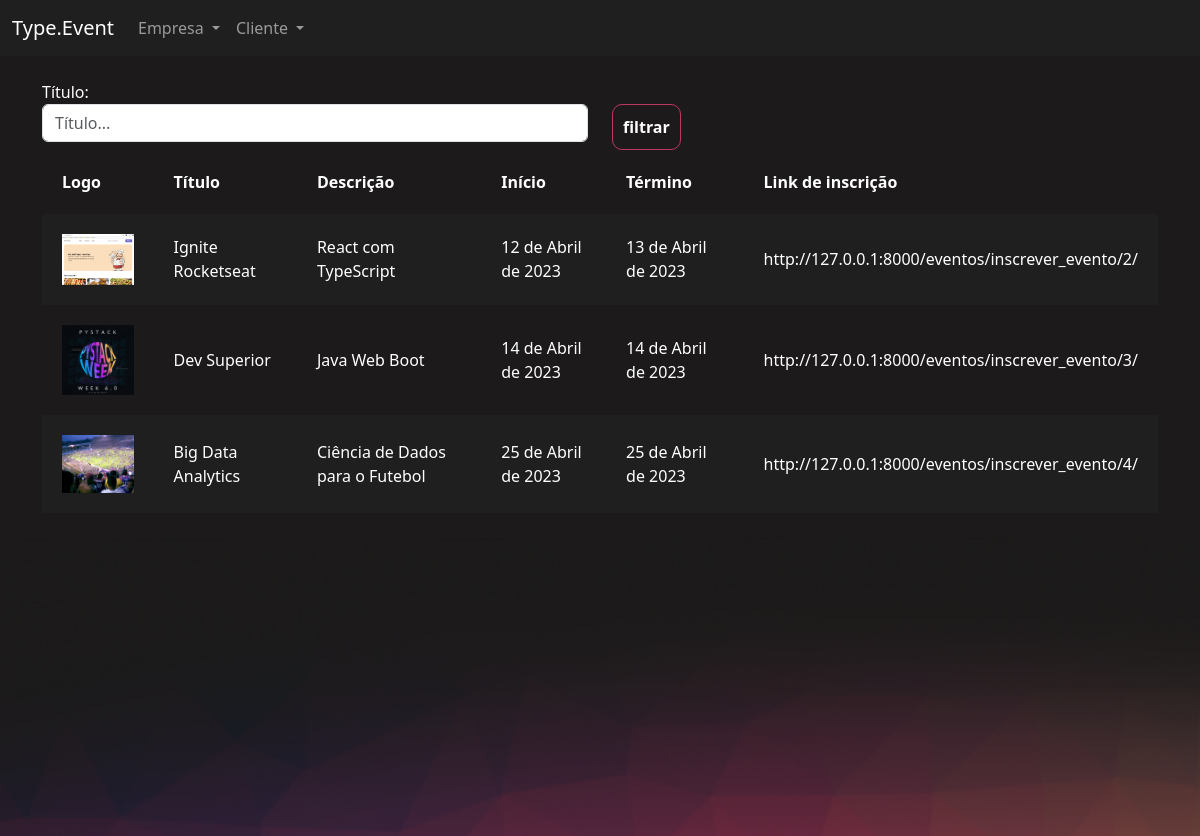
The page /eventos/gerenciar_evento/ (signed in) on the database its author committed.
### eventos/models.py (models this page shows, shortened)
class Evento(models.Model):
	criador = models.ForeignKey(User, on_delete=models.DO_NOTHING, null=True, blank=True)
	nome = models.CharField(max_length=200)
	descricao = models.TextField()
	data_inicio = models.DateField()
	data_termino = models.DateField()
	carga_horaria = models.IntegerField()
	logo = models.FileField(upload_to="logos")
	participantes = models.ManyToManyField(User, related_name='evento_participanete', null=True, blank=True)
	cor_principal = models.CharField(max_length=7)
	cor_secundaria = models.CharField(max_length=7)
	cor_fundo = models.CharField(max_length=7)

### eventos/views.py (the view)
# urls.py: path('gerenciar_evento/', views.gerenciar_evento, name="gerenciar_evento"),
@login_required
def gerenciar_evento(request):
	if request.method == "GET":
		nome = request.GET.get('nome')
		eventos = Evento.objects.filter(criador=request.user)
		if nome:
			eventos = eventos.filter(nome__contains=nome)
		return render(request, 'gerenciar_evento.html', {'eventos':eventos})

### eventos/templates/gerenciar_evento.html (shortened to what this page needs)
{% extends "bases/base_evento.html" %}
{% load static %}
{% block 'importacoes' %}
	<link href="{% static 'evento/css/gerenciar_evento.css' %}" rel="stylesheet">
{% endblock %}
{% block 'conteudo' %}
	<div class="container">
		<br>
		<div class="row">
			<div class="col-md">
				<form action="{% url 'gerenciar_evento' %}" method="GET">
				<label>Título: </label>
				<input type="text" placeholder="Título..." class="form-control" name="nome">
			</div>
			<div class="col-md">
				<br>
				<input type="submit" class="btn-principal" value="filtrar">
			</div>
		</div>
		<table>
			<tr>
				<th>Logo</th>
				<th>Título</th>
				<th>Descrição</th>
				<th>Início</th>
				<th>Término</th>
				<th>Link de inscrição</th>
			</tr>
			{% for evento in eventos %}
				<tr class="{% cycle 'linha' 'linha2' %}">
					<td width="10%"><a href="{% url 'participantes_evento' evento.id %}"><img width="100%" src="/media/{{ evento.logo }}"></a></td>
					<td>{{ evento.nome }}</td>
					<td>{{ evento.descricao}}</td>
					<td>{{ evento.data_inicio }}</td>
					<td>{{ evento.data_termino }}</td>
					<td>http://127.0.0.1:8000/eventos/inscrever_evento/{{ evento.id }}/</td>
				</tr>
			{% endfor %}
		</table>
	</div>
{% endblock %}

### templates/static/geral/css/base.css (style rules this page uses)
body { color: white !important; }
:root { --main-color: #201F1F; --dark-color: #1C1A1A; --contrast-color: #BE375F; --differential-color: #ED8554; }

### templates/static/evento/css/gerenciar_evento.css (style rules this page uses)
table { width: 100%; padding: 20px; }
.linha { height: 40px; background-color: var(--main-color); padding: 20px; }
td, th { padding: 20px; }

### templates/static/evento/css/evento.css (style rules this page uses)
body { background-color: #1C1A1A; }

### templates/static/usuarios/css/usuarios.css (style rules this page uses)
.btn-principal { background-color: transparent; border: 1px solid var(--contrast-color); color: white; padding: 10px; border-radius: 10px; font-weight: bold; }

### rows shown on the page
Evento: logo (picture), nome "Ignite Rocketseat", descricao "React com TypeScript", data_inicio "12 de Abril de 2023", data_termino "13 de Abril de 2023", id "2"
Evento: logo (placeholder picture), nome "Dev Superior", descricao "Java Web Boot", data_inicio "14 de Abril de 2023", data_termino "14 de Abril de 2023", id "3"
Evento: logo (picture), nome "Big Data Analytics", descricao "Ciência de Dados para o Futebol", data_inicio "25 de Abril de 2023", data_termino "25 de Abril de 2023", id "4"
